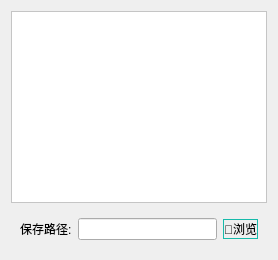
         <widget class="QWidget" name="tab_history">
          <attribute name="title">
           <string>Tab 2</string>
          </attribute>
          <layout class="QVBoxLayout" name="verticalLayout_11">
           <item>
            <widget class="QTableView" name="tableView_history">
             <property name="styleSheet">
              <string notr="true">background-color: rgb(255, 255, 255);</string>
             </property>
             <attribute name="horizontalHeaderVisible">
              <bool>true</bool>
             </attribute>
             <attribute name="verticalHeaderVisible">
              <bool>true</bool>
             </attribute>
            </widget>
           </item>
           <item>
            <widget class="QWidget" name="widget_save" native="true">
             <property name="styleSheet">
              <string notr="true"/>
             </property>
             <layout class="QVBoxLayout" name="verticalLayout_10">
              <item>
               <layout class="QGridLayout" name="gridLayout_save">
                <item row="0" column="0">
                 <widget class="QLabel" name="label_save">
                  <property name="text">
                   <string>保存路径:</string>
                  </property>
                 </widget>
                </item>
                <item row="0" column="1">
                 <widget class="QLineEdit" name="lineEdit_path_out"/>
                </item>
                <item row="0" column="2">
                 <widget class="QPushButton" name="output_fileBrowser">
                  <property name="styleSheet">
                   <string notr="true">QPushButton{ 
	border:1px solid #16baaa;
}
QPushButton:pressed{
	background-color: rgb(22, 186, 170);
}</string>
                  </property>
                  <property name="text">
                   <string>📁浏览</string>
                  </property>
                 </widget>
                </item>
               </layout>
              </item>
             </layout>
            </widget>
           </item>
          </layout>
         </widget>
